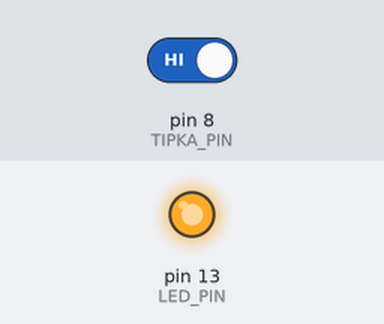
Simulated run of this sketch. Board: Arduino Uno, built with avr-gcc and run on an emulated ATmega328P. Parts: output pins drawn as LEDs (lit = HIGH). Inputs (shaded band) come from the test bench; at power-on: pin 8 (TIPKA_PIN) HIGH. What the sketch prints to the serial monitor is not drawn.

Above: at 1.2 s.
1.3 s: pin 8 (TIPKA_PIN) driven LOW
At 2.5 s:
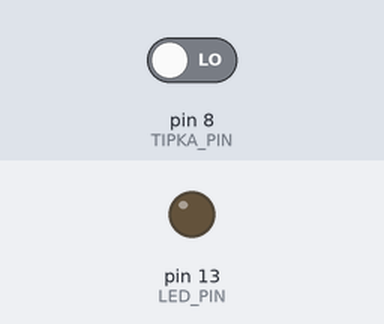
Timing chart, 0 to 4.3 s (numbered marks = the images above; inputs shaded):
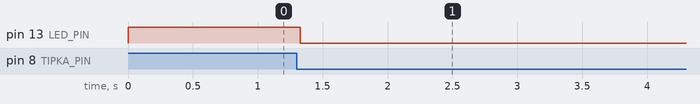

The sketch:

sketch_4_vaja_switch.ino
```cpp
#define LED_PIN 13
#define DT_PIN 2
#define CLK_PIN 3
#define TIPKA_PIN 8

bool isOn = 0;


void setup() {
  pinMode(LED_PIN, OUTPUT);
  pinMode(TIPKA_PIN, INPUT); // 8 input
  pinMode(CLK_PIN, INPUT);
  pinMode(DT_PIN, INPUT);

  digitalWrite(LED_PIN, LOW);

  Serial.begin(9600);
}


void loop() {
  static int staro  = HIGH;
  static int led = HIGH;
  int novo;

  digitalWrite(LED_PIN, led);
  novo = digitalRead(TIPKA_PIN);
  Serial.println(novo);
  if(novo != staro){
    staro = novo;
     if(novo == LOW){
      if (led == LOW){
        led = HIGH;
      }
      else{
        led = LOW;
      }
     }
     delay(20);
  }

}
```

Measured:
- after the input at 1.3 s, pin 13 (LED_PIN): HIGH → LOW at once
